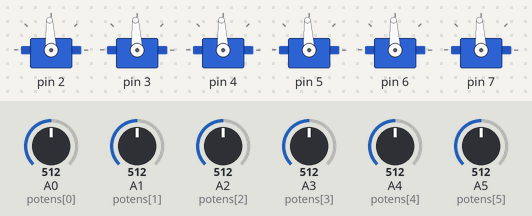
Simulated run of this sketch. Board: Arduino Uno, built with avr-gcc and run on an emulated ATmega328P. On the bench: 6 × servo. The inputs (shaded band) are chosen by the test bench; at power-on: A0 (potens[0]) = 512, A1 (potens[1]) = 512, A2 (potens[2]) = 512, A3 (potens[3]) = 512, A4 (potens[4]) = 512, A5 (potens[5]) = 512.

Above: at 1.3 s.
1.4 s: A0 (potens[0]) set to 716
At 1.9 s:
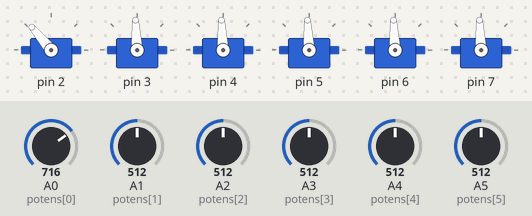
2.9 s: A1 (potens[1]) set to 716
At 4.1 s:
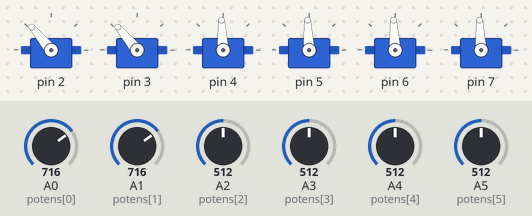
4.4 s: A2 (potens[2]) set to 716
At 5.4 s:
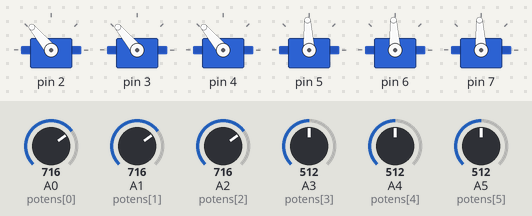
5.9 s: A3 (potens[3]) set to 716
At 6.5 s:
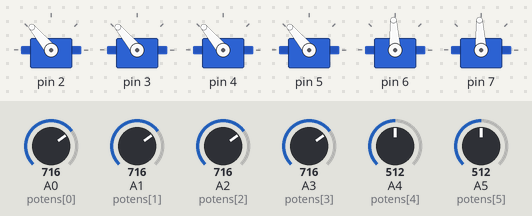
7.4 s: A4 (potens[4]) set to 716
At 8.6 s:
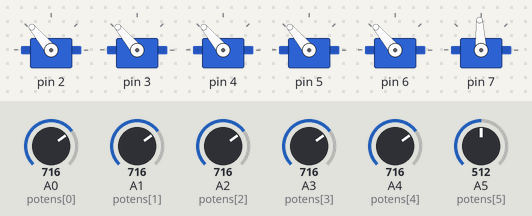
8.9 s: A5 (potens[5]) set to 716
At 10.0 s:
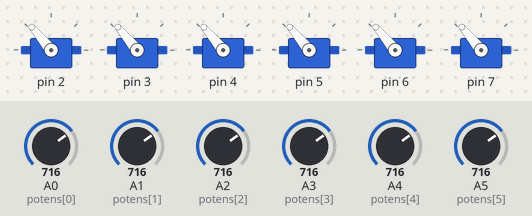
Timing chart, 0 to 11.4 s (numbered marks = the images above; inputs shaded):
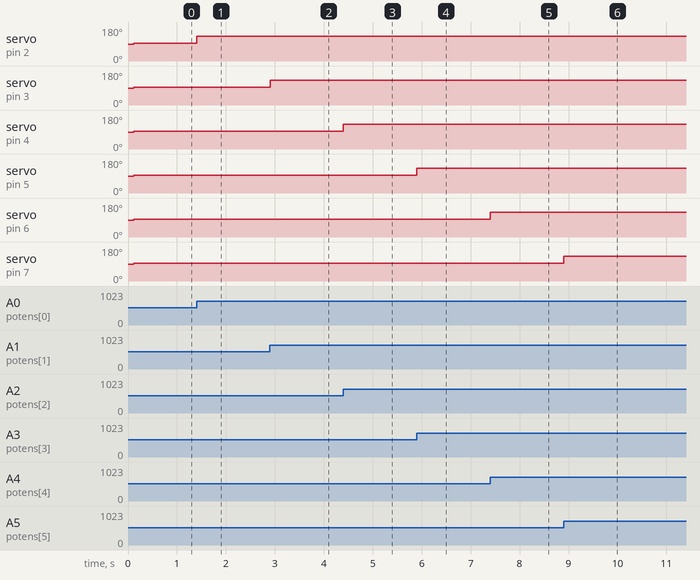

Measured:
- after the input at 1.4 s, servo on pin 2: 93° → 130° at once
- after the input at 2.9 s, servo on pin 3: 93° → 130° at once
- after the input at 4.4 s, servo on pin 4: 93° → 130° at once
- after the input at 5.9 s, servo on pin 5: 93° → 130° at once
- after the input at 7.4 s, servo on pin 6: 93° → 130° at once
- after the input at 8.9 s, servo on pin 7: 93° → 130° at once

The sketch:

shield.ino
```cpp
/*
 * shield.ino
 *
 * Arduino Uno shiled source code
 *
 * read 6 potentiometor values and
 * control each servo
 *
 * Maintainer: Ray Suhyun Lee(raysuhyunlee@gmail.com)
 */

#include <Servo.h>

#define SERVO_NUM 6
#define POTEN_NUM 6

/*
 * you may modify these two values
 * if your servos use different pwm range
 */
#define PWM_MIN 1000
#define PWM_MAX 2000

#define POTEN_MARGIN 250

Servo servos[SERVO_NUM];
unsigned char potens[POTEN_NUM] = {
  A0, A1, A2, A3, A4, A5
};

void setup() {
  /* attach digital pin 2~7 to each servo */
  for (int i = 0; i < SERVO_NUM; i++) {
    servos[i].attach(2 + i);
    delay(20);
  }
}

void loop() {
  unsigned short poten_values[POTEN_NUM];

  /* read each potentiometor value */
  for (int i=0; i<POTEN_NUM; i++) {
    poten_values[i] = analogRead(potens[i]);
  }

  /* send angle signal to each servo */
  for (int i=0; i<SERVO_NUM; i++) {
    unsigned short buf = map(poten_values[i],
        0 + POTEN_MARGIN, 1024 - POTEN_MARGIN, PWM_MIN, PWM_MAX);
    buf = constrain(buf, PWM_MIN, PWM_MAX);
    servos[i].writeMicroseconds(buf);
  }
}
```
